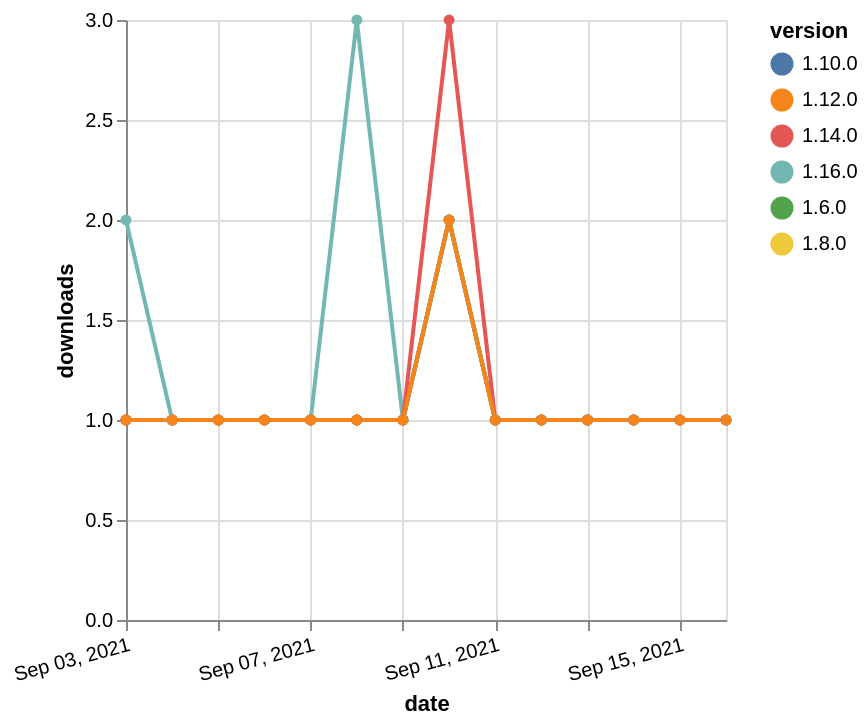

The Vega-Lite source for this figure:
### Vega-Lite specification from a JSON file in a GitHub repository (floating-point values rounded to 4 significant figures)
{"$schema": "https://vega.github.io/schema/vega-lite/v5.json", "description": "A simple bar chart with embedded data.", "data": {"values": [{"date": "2021-09-03", "total": 250, "delta": 1, "version": "1.6.0"}, {"date": "2021-09-04", "total": 251, "delta": 1, "version": "1.6.0"}, {"date": "2021-09-05", "total": 252, "delta": 1, "version": "1.6.0"}, {"date": "2021-09-06", "total": 253, "delta": 1, "version": "1.6.0"}, {"date": "2021-09-07", "total": 254, "delta": 1, "version": "1.6.0"}, {"date": "2021-09-08", "total": 255, "delta": 1, "version": "1.6.0"}, {"date": "2021-09-09", "total": 256, "delta": 1, "version": "1.6.0"}, {"date": "2021-09-10", "total": 258, "delta": 2, "version": "1.6.0"}, {"date": "2021-09-11", "total": 259, "delta": 1, "version": "1.6.0"}, {"date": "2021-09-12", "total": 260, "delta": 1, "version": "1.6.0"}, {"date": "2021-09-13", "total": 261, "delta": 1, "version": "1.6.0"}, {"date": "2021-09-14", "total": 262, "delta": 1, "version": "1.6.0"}, {"date": "2021-09-15", "total": 263, "delta": 1, "version": "1.6.0"}, {"date": "2021-09-16", "total": 264, "delta": 1, "version": "1.6.0"}, {"date": "2021-09-03", "total": 203, "delta": 1, "version": "1.8.0"}, {"date": "2021-09-04", "total": 204, "delta": 1, "version": "1.8.0"}, {"date": "2021-09-05", "total": 205, "delta": 1, "version": "1.8.0"}, {"date": "2021-09-06", "total": 206, "delta": 1, "version": "1.8.0"}, {"date": "2021-09-07", "total": 207, "delta": 1, "version": "1.8.0"}, {"date": "2021-09-08", "total": 208, "delta": 1, "version": "1.8.0"}, {"date": "2021-09-09", "total": 209, "delta": 1, "version": "1.8.0"}, {"date": "2021-09-10", "total": 211, "delta": 2, "version": "1.8.0"}, {"date": "2021-09-11", "total": 212, "delta": 1, "version": "1.8.0"}, {"date": "2021-09-12", "total": 213, "delta": 1, "version": "1.8.0"}, {"date": "2021-09-13", "total": 214, "delta": 1, "version": "1.8.0"}, {"date": "2021-09-14", "total": 215, "delta": 1, "version": "1.8.0"}, {"date": "2021-09-15", "total": 216, "delta": 1, "version": "1.8.0"}, {"date": "2021-09-16", "total": 217, "delta": 1, "version": "1.8.0"}, {"date": "2021-09-03", "total": 201, "delta": 1, "version": "1.10.0"}, {"date": "2021-09-04", "total": 202, "delta": 1, "version": "1.10.0"}, {"date": "2021-09-05", "total": 203, "delta": 1, "version": "1.10.0"}, {"date": "2021-09-06", "total": 204, "delta": 1, "version": "1.10.0"}, {"date": "2021-09-07", "total": 205, "delta": 1, "version": "1.10.0"}, {"date": "2021-09-08", "total": 206, "delta": 1, "version": "1.10.0"}, {"date": "2021-09-09", "total": 207, "delta": 1, "version": "1.10.0"}, {"date": "2021-09-10", "total": 209, "delta": 2, "version": "1.10.0"}, {"date": "2021-09-11", "total": 210, "delta": 1, "version": "1.10.0"}, {"date": "2021-09-12", "total": 211, "delta": 1, "version": "1.10.0"}, {"date": "2021-09-13", "total": 212, "delta": 1, "version": "1.10.0"}, {"date": "2021-09-14", "total": 213, "delta": 1, "version": "1.10.0"}, {"date": "2021-09-15", "total": 214, "delta": 1, "version": "1.10.0"}, {"date": "2021-09-16", "total": 215, "delta": 1, "version": "1.10.0"}, {"date": "2021-09-03", "total": 131, "delta": 2, "version": "1.16.0"}, {"date": "2021-09-04", "total": 132, "delta": 1, "version": "1.16.0"}, {"date": "2021-09-05", "total": 133, "delta": 1, "version": "1.16.0"}, {"date": "2021-09-06", "total": 134, "delta": 1, "version": "1.16.0"}, {"date": "2021-09-07", "total": 135, "delta": 1, "version": "1.16.0"}, {"date": "2021-09-08", "total": 138, "delta": 3, "version": "1.16.0"}, {"date": "2021-09-09", "total": 139, "delta": 1, "version": "1.16.0"}, {"date": "2021-09-10", "total": 141, "delta": 2, "version": "1.16.0"}, {"date": "2021-09-11", "total": 142, "delta": 1, "version": "1.16.0"}, {"date": "2021-09-12", "total": 143, "delta": 1, "version": "1.16.0"}, {"date": "2021-09-13", "total": 144, "delta": 1, "version": "1.16.0"}, {"date": "2021-09-14", "total": 145, "delta": 1, "version": "1.16.0"}, {"date": "2021-09-15", "total": 146, "delta": 1, "version": "1.16.0"}, {"date": "2021-09-16", "total": 147, "delta": 1, "version": "1.16.0"}, {"date": "2021-09-03", "total": 200, "delta": 1, "version": "1.14.0"}, {"date": "2021-09-04", "total": 201, "delta": 1, "version": "1.14.0"}, {"date": "2021-09-05", "total": 202, "delta": 1, "version": "1.14.0"}, {"date": "2021-09-06", "total": 203, "delta": 1, "version": "1.14.0"}, {"date": "2021-09-07", "total": 204, "delta": 1, "version": "1.14.0"}, {"date": "2021-09-08", "total": 205, "delta": 1, "version": "1.14.0"}, {"date": "2021-09-09", "total": 206, "delta": 1, "version": "1.14.0"}, {"date": "2021-09-10", "total": 209, "delta": 3, "version": "1.14.0"}, {"date": "2021-09-11", "total": 210, "delta": 1, "version": "1.14.0"}, {"date": "2021-09-12", "total": 211, "delta": 1, "version": "1.14.0"}, {"date": "2021-09-13", "total": 212, "delta": 1, "version": "1.14.0"}, {"date": "2021-09-14", "total": 213, "delta": 1, "version": "1.14.0"}, {"date": "2021-09-15", "total": 214, "delta": 1, "version": "1.14.0"}, {"date": "2021-09-16", "total": 215, "delta": 1, "version": "1.14.0"}, {"date": "2021-09-03", "total": 171, "delta": 1, "version": "1.12.0"}, {"date": "2021-09-04", "total": 172, "delta": 1, "version": "1.12.0"}, {"date": "2021-09-05", "total": 173, "delta": 1, "version": "1.12.0"}, {"date": "2021-09-06", "total": 174, "delta": 1, "version": "1.12.0"}, {"date": "2021-09-07", "total": 175, "delta": 1, "version": "1.12.0"}, {"date": "2021-09-08", "total": 176, "delta": 1, "version": "1.12.0"}, {"date": "2021-09-09", "total": 177, "delta": 1, "version": "1.12.0"}, {"date": "2021-09-10", "total": 179, "delta": 2, "version": "1.12.0"}, {"date": "2021-09-11", "total": 180, "delta": 1, "version": "1.12.0"}, {"date": "2021-09-12", "total": 181, "delta": 1, "version": "1.12.0"}, {"date": "2021-09-13", "total": 182, "delta": 1, "version": "1.12.0"}, {"date": "2021-09-14", "total": 183, "delta": 1, "version": "1.12.0"}, {"date": "2021-09-15", "total": 184, "delta": 1, "version": "1.12.0"}, {"date": "2021-09-16", "total": 185, "delta": 1, "version": "1.12.0"}]}, "width": "container", "mark": {"type": "line", "point": {"filled": true}}, "encoding": {"x": {"field": "date", "type": "temporal", "timeUnit": "yearmonthdate", "title": "date", "axis": {"labelAngle": -15}}, "y": {"field": "delta", "type": "quantitative", "title": "downloads"}, "color": {"field": "version", "type": "nominal"}, "tooltip": {"field": "delta"}}}
